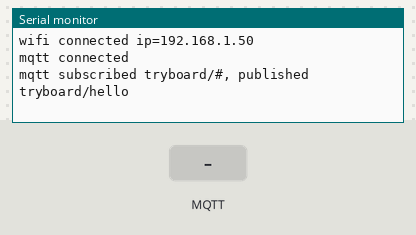
This sketch was run on a simulated ESP32. Shown: the last lines printed to the serial monitor. The test bench sets the inputs (shaded band). WiFi joins after 1.5 s; servers stay silent unless stated; no MQTT or app messages arrive unless stated.

Above: at 2.8 s.
2.9 s: MQTT message "1" arrives on the first subscribed topic
At 4.1 s:
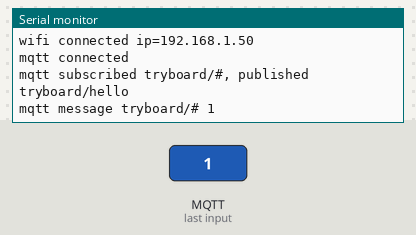
4.4 s: MQTT message "0" arrives on the first subscribed topic
At 5.6 s:
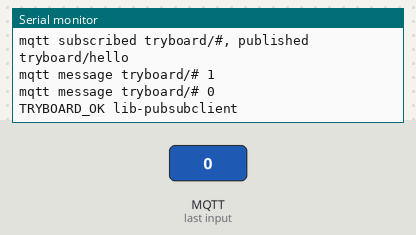
5.9 s: MQTT message "on" arrives on the first subscribed topic
At 6.9 s:
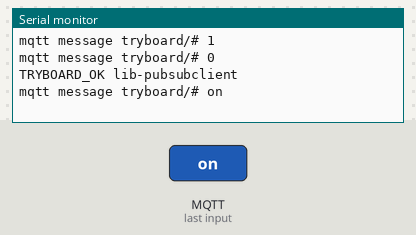
7.4 s: MQTT message "off" arrives on the first subscribed topic
At 8.0 s:
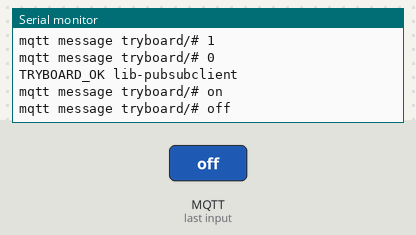

Measured:
- after the input at 2.9 s, the serial monitor: prints a new line at once (image 1)
- after the input at 4.4 s, the serial monitor: prints a new line at once (image 2)
- after the input at 5.9 s, the serial monitor: prints a new line at once (image 3)
- after the input at 7.4 s, the serial monitor: prints a new line at once (image 4)

The sketch:

lib-pubsubclient.ino
```cpp
// F-08b: PubSubClient (MIT), after the library's mqtt_esp8266 / mqtt_basic examples.
// The virtual broker on tryboard.local:1883 echoes our own publish; the script action mqtt=pub sends tryboard/in.
#include <WiFi.h>
#include <PubSubClient.h>

WiFiClient net;
PubSubClient client(net);
int got = 0;

void callback(char *topic, byte *payload, unsigned int len) {
  Serial.printf("mqtt message %s %.*s\n", topic, (int)len, (const char *)payload);
  if (++got == 2) Serial.println("TRYBOARD_OK lib-pubsubclient");
}

void setup() {
  Serial.begin(115200);
  delay(100);
  WiFi.begin("TryBoard-WiFi");
  while (WiFi.status() != WL_CONNECTED) delay(100);
  Serial.printf("wifi connected ip=%s\n", WiFi.localIP().toString().c_str());
  client.setServer("tryboard.local", 1883);
  client.setCallback(callback);
  if (client.connect("tryboard-c3")) {
    Serial.println("mqtt connected");
    client.subscribe("tryboard/#");
    client.publish("tryboard/hello", "hello world");
    Serial.println("mqtt subscribed tryboard/#, published tryboard/hello");
  } else {
    Serial.printf("mqtt connect failed rc=%d\n", client.state());
  }
}

void loop() { client.loop(); delay(10); }
```
